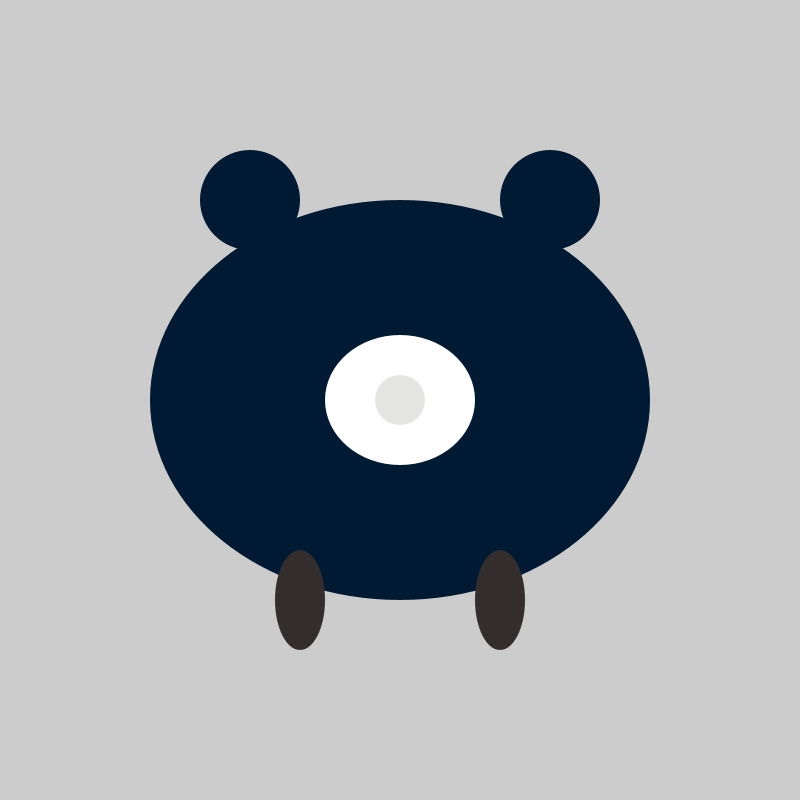
Frame 1 (no input)
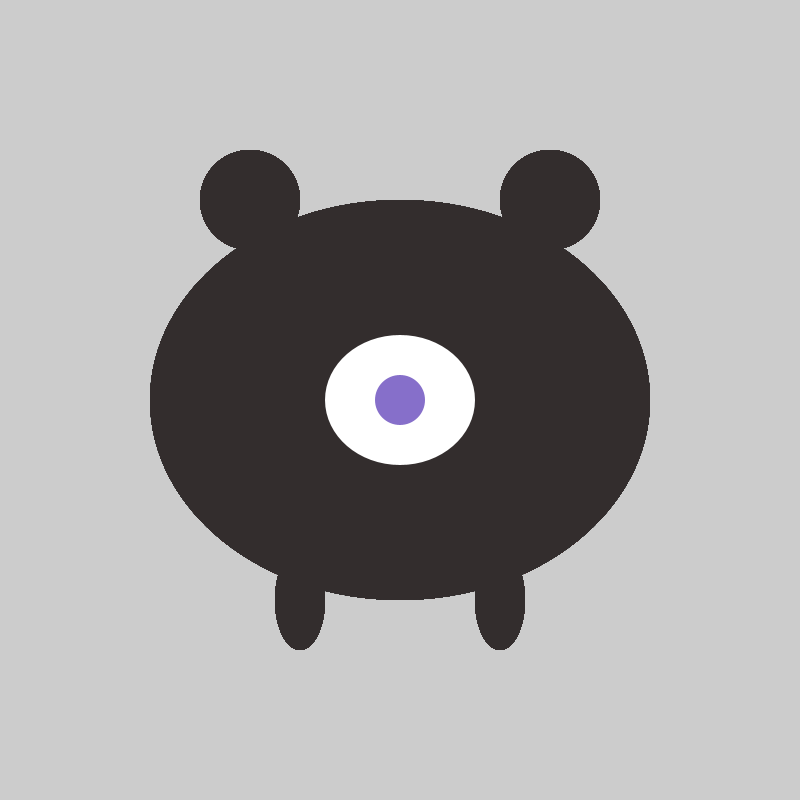
Frame 60 (the mouse pressed at the canvas centre just before this capture)
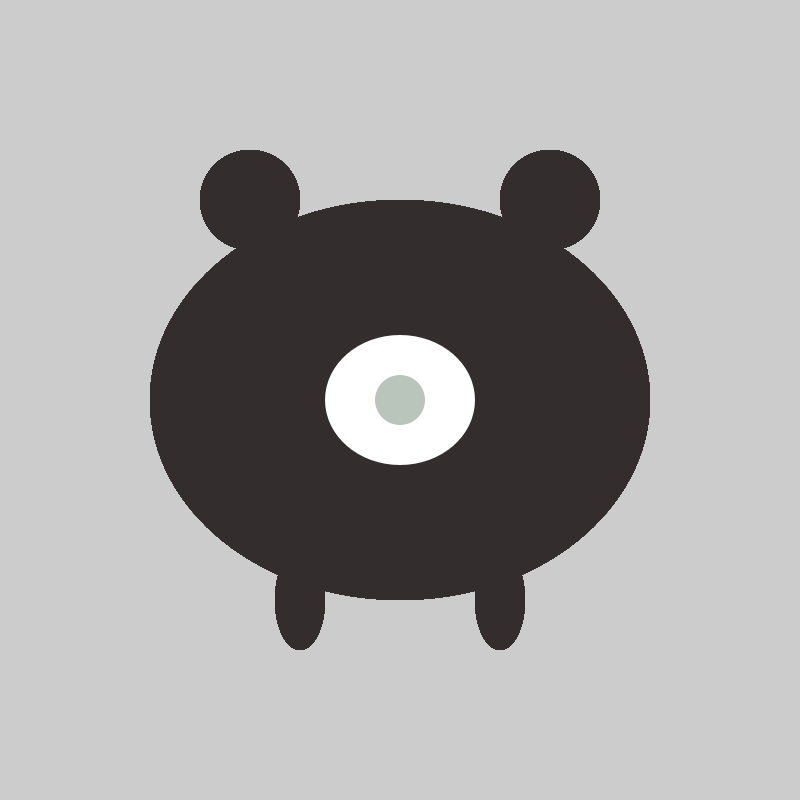
Frame 120 (the mouse held since frame 60 and released just before this capture)

The Processing sketch that drew these frames (run headless with seeded random() and noise(); from frame 60 on, the mouse is pressed at the canvas centre):

// Processing sketch: processing_149527
// ── processing_149527.pde

int k = 1;
int j = 1;
float t;
float p;

void setup (){
size(800, 800); 
}

void draw () {
beginShape();
//face
noStroke();
fill(0, 26, 51);
ellipse(400, 400, 500, 400);
//ears
ellipse(250, 200, 100, 100);
ellipse(550, 200, 100, 100);
fill (255);
ellipse(400, 400, 150, 130);
colorMode(HSB);
k = k+30;
fill (k,k,k,k);
if (k > 250) {
  k = 1;
}
ellipse(400, 400, 50, 50); 
fill(0, 26, 51);
ellipse(300, 600, 50, 100);
ellipse(500, 600, 50, 100);
}
